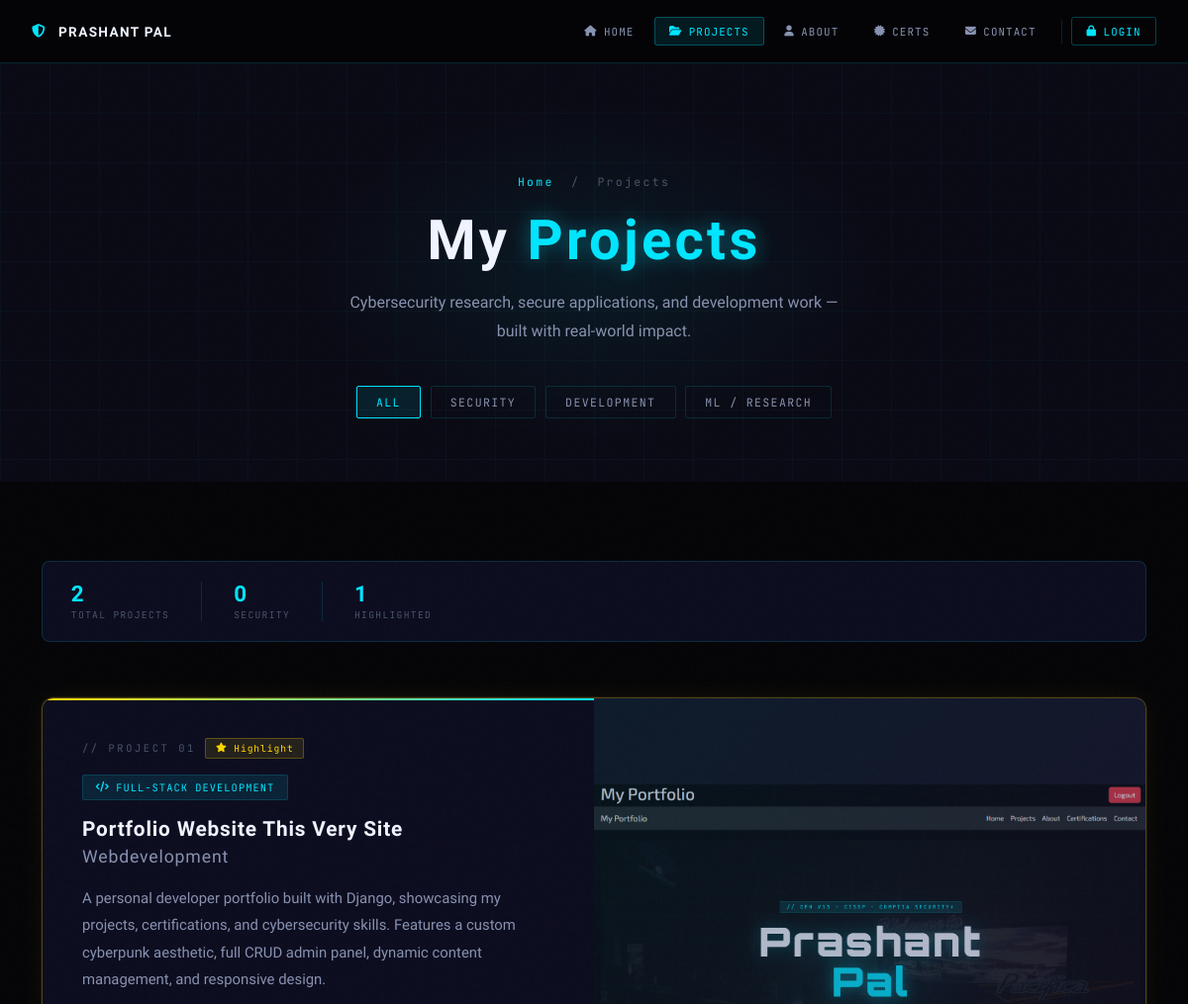
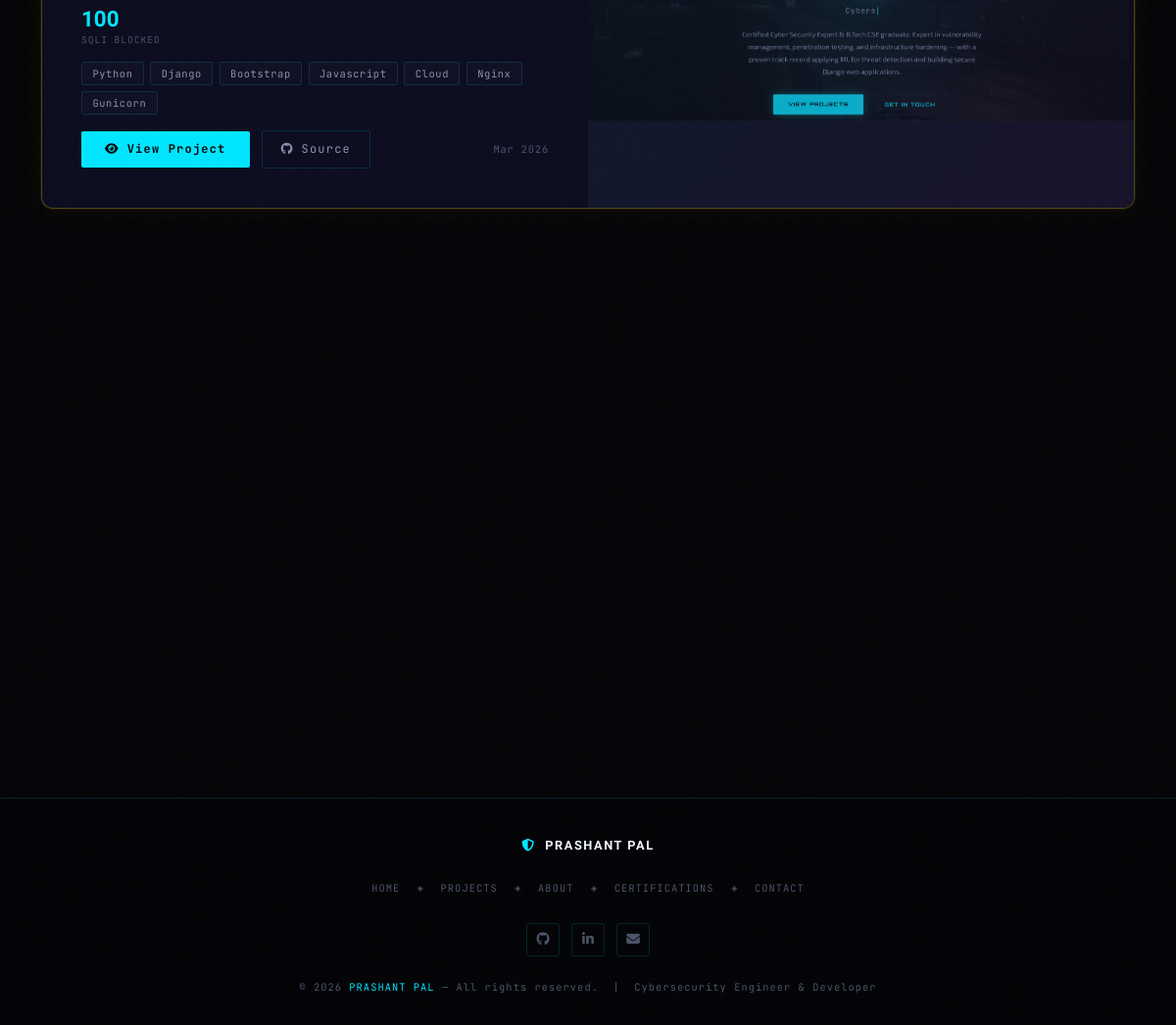
/projects/, run on the app's committed database (2 pictures, top to bottom).
### apps/portfolio/models.py (models this page shows, shortened)
class Project(models.Model):
    CATEGORY_CHOICES = [
        ('dev',      'Full-Stack Development'),
        ('security', 'Cybersecurity'),
        ('ml',       'ML / Research'),
        ('research', 'Research'),
        ('other',    'Other'),
    ]
    SECTION_CHOICES = [
        ('featured',  'Featured Work'),
        ('security',  'Cybersecurity Projects'),
    ]
    title         = models.CharField(max_length=200)
    subtitle      = models.CharField(max_length=200, blank=True,
                                     help_text="Second line of title, e.g. 'Secure Photo Journal'")
    category      = models.CharField(max_length=20, choices=CATEGORY_CHOICES, default='dev')
    section       = models.CharField(max_length=20, choices=SECTION_CHOICES, default='featured',
                                     help_text="Which section on the Projects page this appears in")
    description   = models.TextField()
    icon_emoji    = models.CharField(max_length=10, blank=True, default='🚀',
                                     help_text="Emoji shown on small cards, e.g. 🛡️")
    stat1_value = models.CharField(max_length=30, blank=True, help_text="e.g. '100%'")
    stat1_label = models.CharField(max_length=60, blank=True, help_text="e.g. 'XSS / SQLi blocked'")
    stat2_value = models.CharField(max_length=30, blank=True, help_text="e.g. '30%'")
    stat2_label = models.CharField(max_length=60, blank=True, help_text="e.g. 'Faster request handling'")
    tags          = models.CharField(max_length=500, blank=True,
                                     help_text="Comma-separated tags, e.g. 'Python, Django, Nginx'")
    live_url      = models.URLField(blank=True, help_text="Live / demo link")
    source_url    = models.URLField(blank=True, help_text="GitHub / source link")
    image         = models.ImageField(upload_to='projects/', blank=True, null=True)
    image_alt     = models.CharField(max_length=200, blank=True)
    image_right   = models.BooleanField(default=False,
                                        help_text="Featured card: put image on the right side")
    CARD_STYLE_CHOICES = [
        ('long',  'Long Card — full layout with image panel'),
        ('short', 'Short Card — compact, no image panel'),
    ]
    card_style     = models.CharField(max_length=10, choices=CARD_STYLE_CHOICES, default='long',
                                      help_text="How this project appears on the public Projects page")
    is_highlighted = models.BooleanField(default=False,
                                         help_text="Show highlight glow / pin at top of its section")
    display_order  = models.PositiveIntegerField(default=0,
                                                  help_text="Lower = shown first (0 = top)")
    date_label     = models.CharField(max_length=30, blank=True,
                                      help_text="Date shown on card, e.g. 'Mar 2026'")
    created_at     = models.DateTimeField(auto_now_add=True)
    class Meta:
        ordering = ['display_order', 'section', '-created_at']
        verbose_name = 'Project'
        verbose_name_plural = 'Projects'
    def tags_list(self):
        return [t.strip() for t in self.tags.split(',') if t.strip()]

### apps/portfolio/views.py (the view)
# urls.py: path('projects/', views.projects, name='projects'),
def projects(request):
    all_projects = Project.objects.all().order_by('display_order', '-created_at')
    return render(request, 'projects.html', {'projects': all_projects})

### apps/portfolio/templates/projects.html (shortened to what this page needs)
{% extends "layout.html" %}
{% load static %}
{% block content %}
<link rel="stylesheet" href="https://cdnjs.cloudflare.com/ajax/libs/font-awesome/6.5.0/css/all.min.css">
<header class="page-header">
  <div class="page-header-grid"></div>
  <div class="page-header-glow"></div>
  <div class="page-header-inner">
    <nav class="breadcrumb-nav">
      <a href="{% url 'portfolio' %}">Home</a>
      <span class="breadcrumb-sep">/</span>
      Projects
    </nav>
    <h1 class="page-title">My <span class="accent">Projects</span></h1>
    <p class="page-subtitle">
      Cybersecurity research, secure applications, and development work — built with real-world impact.
    </p>
    <div class="filter-bar">
      <button class="filter-btn active" data-filter="all">All</button>
      <button class="filter-btn" data-filter="security">Security</button>
      <button class="filter-btn" data-filter="dev">Development</button>
      <button class="filter-btn" data-filter="ml">ML / Research</button>
    </div>
  </div>
</header>
<main class="projects-page">
  {% if projects %}
  <div class="stats-bar reveal">
    <div class="stats-bar-item">
      <span class="stats-bar-value">{{ projects|length }}</span>
      <span class="stats-bar-label">Total Projects</span>
    </div>
    {% with sec_count=0 %}
    <div class="stats-bar-item">
      <span class="stats-bar-value" id="sec-count">—</span>
      <span class="stats-bar-label">Security</span>
    </div>
    <div class="stats-bar-item">
      <span class="stats-bar-value" id="hl-count">—</span>
      <span class="stats-bar-label">Highlighted</span>
    </div>
    {% endwith %}
  </div>
  <div class="projects-grid">
  {% for proj in projects %}
  {% if proj.card_style == 'short' %}
  <article class="grid-card reveal {% if proj.is_highlighted %}is-highlighted{% endif %}"
           data-category="{{ proj.category }}" data-style="short">
    <div class="gc-header">
      <div class="gc-icon">{{ proj.icon_emoji }}</div>
      <span class="project-type-badge badge-{{ proj.category }}">
        {% if proj.category == 'dev' %}<i class="fas fa-code"></i>{% elif proj.category == 'security' %}<i class="fas fa-shield-halved"></i>{% elif proj.category == 'ml' %}<i class="fas fa-brain"></i>{% elif proj.category == 'research' %}<i class="fas fa-flask"></i>{% else %}<i class="fas fa-folder"></i>{% endif %}
        {{ proj.get_category_display }}
      </span>
    </div>
    <div>
      <div class="gc-number">// PROJECT {{ forloop.counter|stringformat:"02d" }}{% if proj.date_label %} &nbsp;·&nbsp; {{ proj.date_label }}{% endif %}</div>
      <h2 class="gc-title" style="margin-top:0.35rem;">{{ proj.title }}{% if proj.subtitle %}<br><span style="font-size:0.82em;color:var(--text-mid);font-weight:400;">{{ proj.subtitle }}</span>{% endif %}</h2>
    </div>
    <p class="gc-desc">{{ proj.description }}</p>
    {% if proj.stat1_value or proj.stat2_value %}
    <div class="gc-stats">
      {% if proj.stat1_value %}<div class="stat"><span class="stat-value">{{ proj.stat1_value }}</span><span class="stat-label">{{ proj.stat1_label }}</span></div>{% endif %}
      {% if proj.stat2_value %}<div class="stat"><span class="stat-value">{{ proj.stat2_value }}</span><span class="stat-label">{{ proj.stat2_label }}</span></div>{% endif %}
    </div>
    {% endif %}
    {% if proj.tags %}<div class="project-tags">{% for tag in proj.tags_list %}<span class="tag">{{ tag }}</span>{% endfor %}</div>{% endif %}
    <div class="gc-actions">
      {% if proj.live_url %}<a href="{{ proj.live_url }}" class="btn-view" target="_blank" rel="noopener"><i class="fas fa-eye"></i> View Project</a>{% endif %}
      {% if proj.source_url %}<a href="{{ proj.source_url }}" class="btn-source" target="_blank" rel="noopener"><i class="fab fa-github"></i> Source Code</a>{% endif %}
      {% if proj.is_highlighted %}<span class="highlight-badge" style="margin-left:auto;"><i class="fas fa-star"></i> Highlight</span>{% endif %}
    </div>
  </article>
  {% else %}
  {% if proj.image %}
  <article class="project-card has-image reveal {% if proj.is_highlighted %}is-highlighted{% endif %} {% if proj.image_right %}img-right{% endif %}"
           data-category="{{ proj.category }}" data-style="long">
    <div class="card-content">
      <div style="display:flex;align-items:center;gap:0.6rem;flex-wrap:wrap;">
        <span class="project-number">// Project {{ forloop.counter|stringformat:"02d" }}</span>
        {% if proj.is_highlighted %}<span class="highlight-badge"><i class="fas fa-star"></i> Highlight</span>{% endif %}
      </div>
      <span class="project-type-badge badge-{{ proj.category }}">
        {% if proj.category == 'dev' %}<i class="fas fa-code"></i>{% elif proj.category == 'security' %}<i class="fas fa-shield-halved"></i>{% elif proj.category == 'ml' %}<i class="fas fa-brain"></i>{% elif proj.category == 'research' %}<i class="fas fa-flask"></i>{% else %}<i class="fas fa-folder"></i>{% endif %}
        {{ proj.get_category_display }}
      </span>
      <h2 class="project-title lg">{{ proj.title }}{% if proj.subtitle %}<br><span style="font-size:0.85em;color:var(--text-mid);font-weight:400;">{{ proj.subtitle }}</span>{% endif %}</h2>
      <p class="project-desc">{{ proj.description }}</p>
      {% if proj.stat1_value or proj.stat2_value %}
      <div style="display:flex;gap:1.5rem;flex-wrap:wrap;">
        {% if proj.stat1_value %}<div class="stat"><span class="stat-value">{{ proj.stat1_value }}</span><span class="stat-label">{{ proj.stat1_label }}</span></div>{% endif %}
      </div>
      {% endif %}
      {% if proj.tags %}<div class="project-tags">{% for tag in proj.tags_list %}<span class="tag">{{ tag }}</span>{% endfor %}</div>{% endif %}
      <div class="project-actions">
        {% if proj.live_url %}<a href="{{ proj.live_url }}" class="btn-view" target="_blank" rel="noopener"><i class="fas fa-eye"></i> View Project</a>{% endif %}
        {% if proj.source_url %}<a href="{{ proj.source_url }}" class="btn-source" target="_blank" rel="noopener"><i class="fab fa-github"></i> Source</a>{% endif %}
        {% if proj.date_label %}<span class="date-chip">{{ proj.date_label }}</span>{% endif %}
      </div>
    </div>
    {% if proj.image_right %}
    <div class="card-img-panel">
      <img src="{{ proj.image.url }}" alt="{{ proj.image_alt|default:proj.title }}" style="object-fit:contain;object-position:center;">
      <div class="img-overlay"></div>
    </div>
    {% endif %}
  </article>
  {% endif %}
  {% endif %}
  {% endfor %}
  </div>
  {% else %}
  <div class="empty-state reveal">
    <i class="fas fa-folder-open"></i>
    No projects yet.
    {% if user.is_authenticated %}<br><br><a href="{% url 'project_add' %}" style="color:var(--cyan);">Add your first project →</a>{% endif %}
  </div>
  {% endif %}
</main>
{% endblock content %}

### templates/layout.html (shortened to what this page needs)
{% load static %}
<!DOCTYPE html>
<html lang="en">
<head>
    <link rel="stylesheet" href="https://cdnjs.cloudflare.com/ajax/libs/font-awesome/6.5.0/css/all.min.css">
</head>
<body>
<nav class="site-topbar" id="siteTopbar">
    <a href="{% url 'portfolio' %}" class="topbar-brand">
        <i class="fas fa-shield-halved"></i>
        PRASHANT PAL
    </a>
    <div class="topbar-nav" id="topbarNav">
        <a href="{% url 'portfolio' %}"       class="topbar-link" id="nav-home"><i class="fas fa-house"></i> Home</a>
        <a href="{% url 'projects' %}"        class="topbar-link" id="nav-projects"><i class="fas fa-folder-open"></i> Projects</a>
        <a href="{% url 'about' %}"           class="topbar-link" id="nav-about"><i class="fas fa-user"></i> About</a>
        <a href="{% url 'certifications' %}"  class="topbar-link" id="nav-certs"><i class="fas fa-certificate"></i> Certs</a>
        <a href="{% url 'contact' %}"         class="topbar-link" id="nav-contact"><i class="fas fa-envelope"></i> Contact</a>
        {% if user.is_authenticated %}
            <a href="{% url 'dashboard' %}" class="btn-admin"><i class="fas fa-terminal"></i> Dashboard</a>
            <form method="post" action="{% url 'logout' %}" style="display:inline;">
                {% csrf_token %}
                <button type="submit" class="btn-logout-top"><i class="fas fa-sign-out-alt"></i> Logout</button>
            </form>
        {% else %}
            <a href="{% url 'login' %}" class="btn-admin"><i class="fas fa-lock"></i> Login</a>
        {% endif %}
    </div>
</nav>
<main class="site-main">
    {% block body_content %}
    <div>
        {% block content %}{% endblock %}
    </div>
    {% endblock body_content %}
</main>
<footer class="site-footer">
    <div class="footer-inner">
        <div class="footer-brand">
            <i class="fas fa-shield-halved"></i>
            PRASHANT PAL
        </div>
        <div class="footer-links">
            <a href="{% url 'portfolio' %}"      class="footer-link">Home</a>
            <span class="footer-sep">◈</span>
            <a href="{% url 'projects' %}"       class="footer-link">Projects</a>
            <span class="footer-sep">◈</span>
            <a href="{% url 'about' %}"          class="footer-link">About</a>
            <span class="footer-sep">◈</span>
            <a href="{% url 'certifications' %}" class="footer-link">Certifications</a>
            <span class="footer-sep">◈</span>
            <a href="{% url 'contact' %}"        class="footer-link">Contact</a>
        </div>
        <div class="footer-social">
            <a href="https://github.com/" target="_blank" aria-label="GitHub"><i class="fab fa-github"></i></a>
            <a href="https://linkedin.com/" target="_blank" aria-label="LinkedIn"><i class="fab fa-linkedin-in"></i></a>
            <a href="mailto:prashant@example.com" aria-label="Email"><i class="fas fa-envelope"></i></a>
        </div>
        <p class="footer-copy">
            &copy; {% now "Y" %} <span class="accent">PRASHANT PAL</span> — All rights reserved.
            &nbsp;|&nbsp; Cybersecurity Engineer &amp; Developer
        </p>
    </div>
</footer>
</body>
</html>

### data on the page
Project: is_highlighted True (drawn), category "FULL-STACK DEVELOPMENT", title "Portfolio Website This Very Site", subtitle "Webdevelopment", description "A personal developer portfolio built with Django, showcasing my projects, certifications, and cybersecurity skills. Features a custom cyberpunk aesthetic, full CRUD admin panel, dynamic content management, and responsive design.", stat1_value "100", stat1_label "SQLI BLOCKED", tags_list "Python" "Django" "Bootstrap" "Javascript" "Cloud" "Nginx" "Gunicorn", date_label "Mar 2026", image (picture)

### other printed values
{{ projects|length }} "2"
